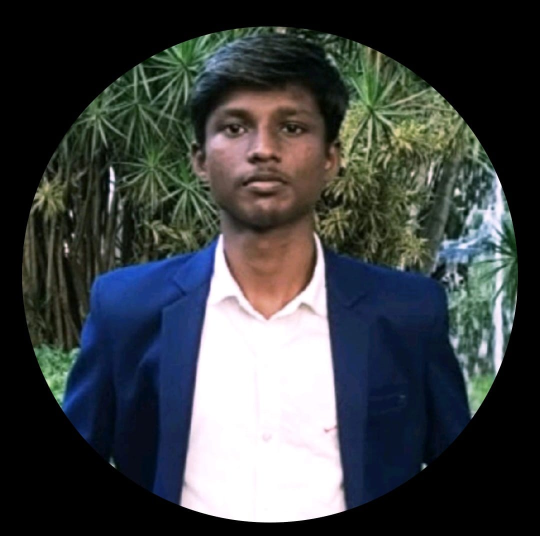
#> input picture test_images/profile.jpg, 1080 x 1072 px (shown at 1/2 size)
$ python -i image_processing.py   (imports and definitions only)
#> lines starting #> are read from the running program, lines starting #| are printed output that depends on the picture
from PIL import Image
import numpy as np

IMG_SIZE = (224, 224)

def load_and_preprocess_image(file_obj, target_size=IMG_SIZE):
    """
    Accepts an uploaded file-like object (streamlit UploadedFile or BytesIO) or path.
    Returns numpy array shaped (1, H, W, 3) scaled to [0,1].
    """
#> called with file_obj = '../test_images/profile.jpg', target_size = (224, 224)
    # If file-like (has read), use it directly
    if hasattr(file_obj, "read"):
        file_obj.seek(0)
        img = Image.open(file_obj).convert('RGB')
    else:
        img = Image.open(file_obj).convert('RGB')
#> img is the input picture: PIL image 1080x1072 RGB; mean R, G, B 61.8, 66.1, 67.3

    img = img.resize(target_size)
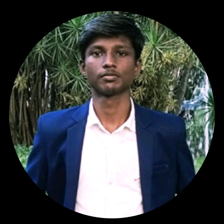
#> img: PIL image 224x224 RGB; mean R, G, B 61.8, 66.1, 67.3
    arr = np.array(img).astype('float32') / 255.0
    arr = np.expand_dims(arr, axis=0)
    return arr

>>> result = load_and_preprocess_image('../test_images/profile.jpg')
